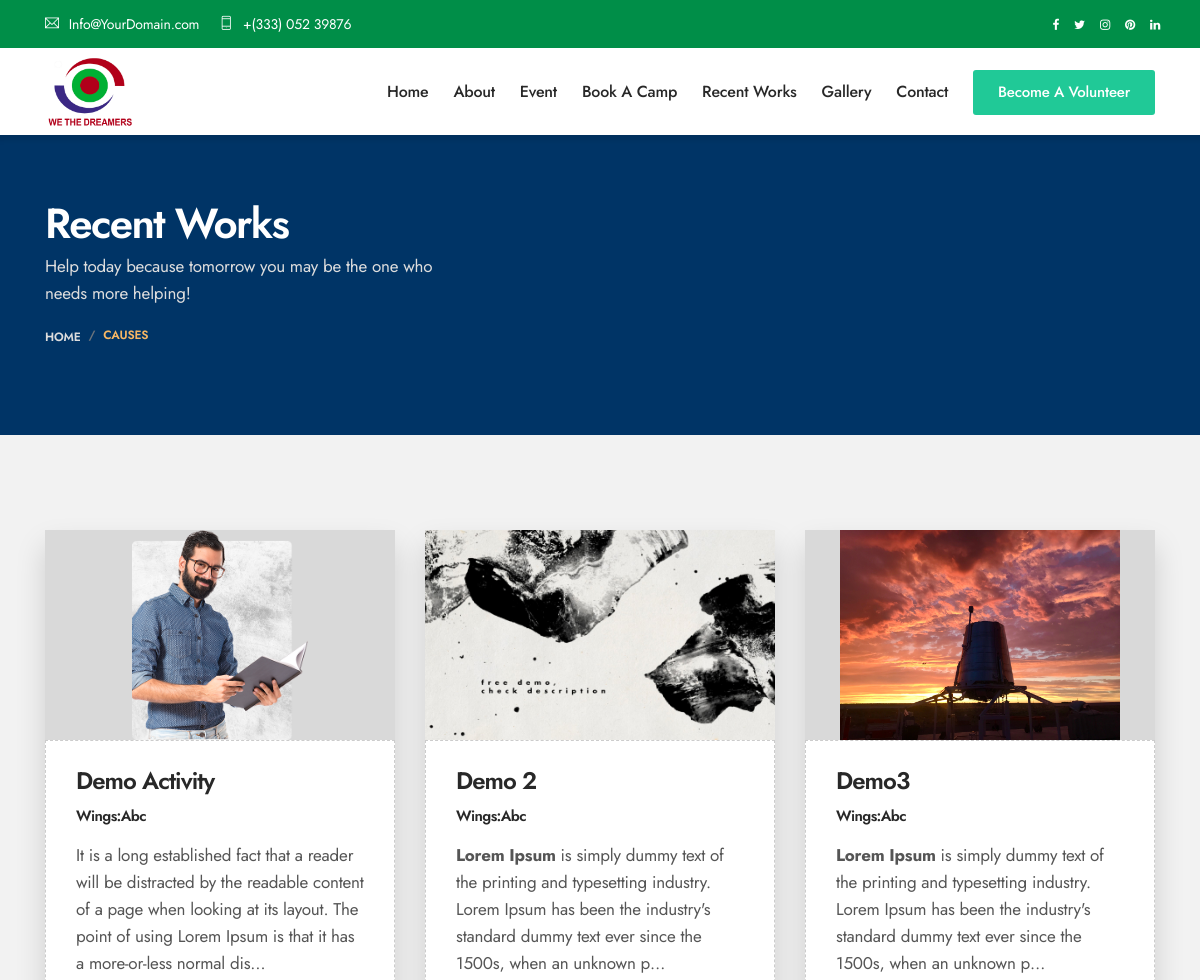
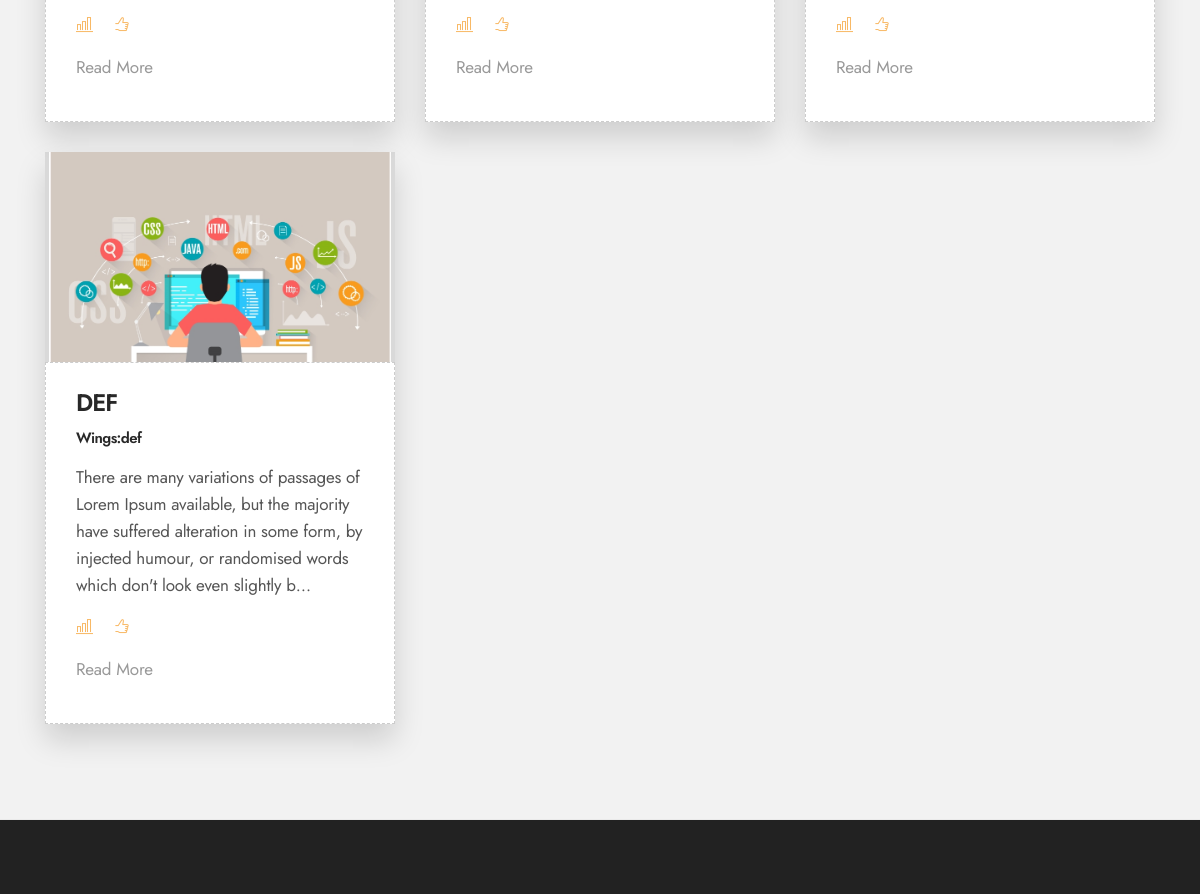
The app's page /recent/activity (upper part), older data (2 pictures, top to bottom).
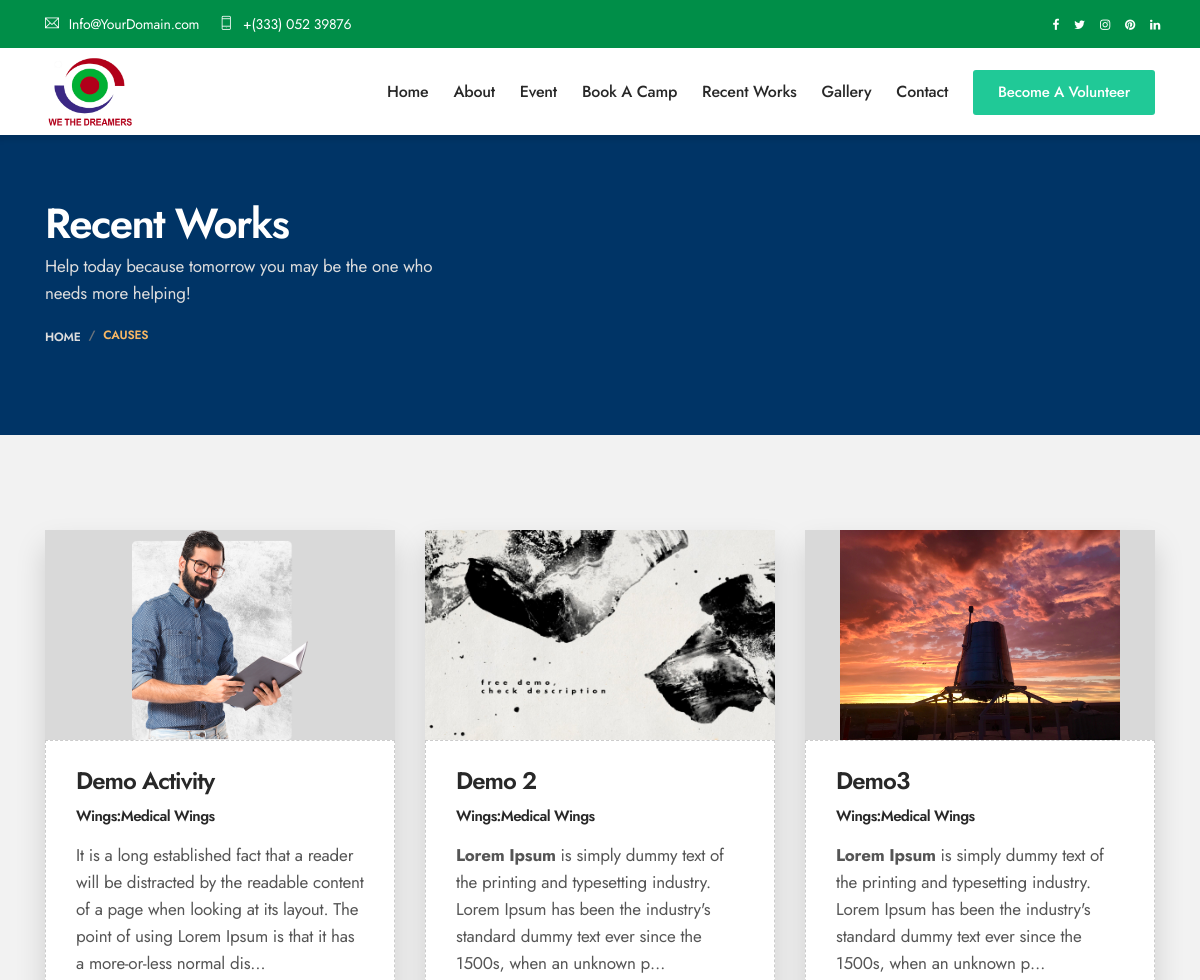
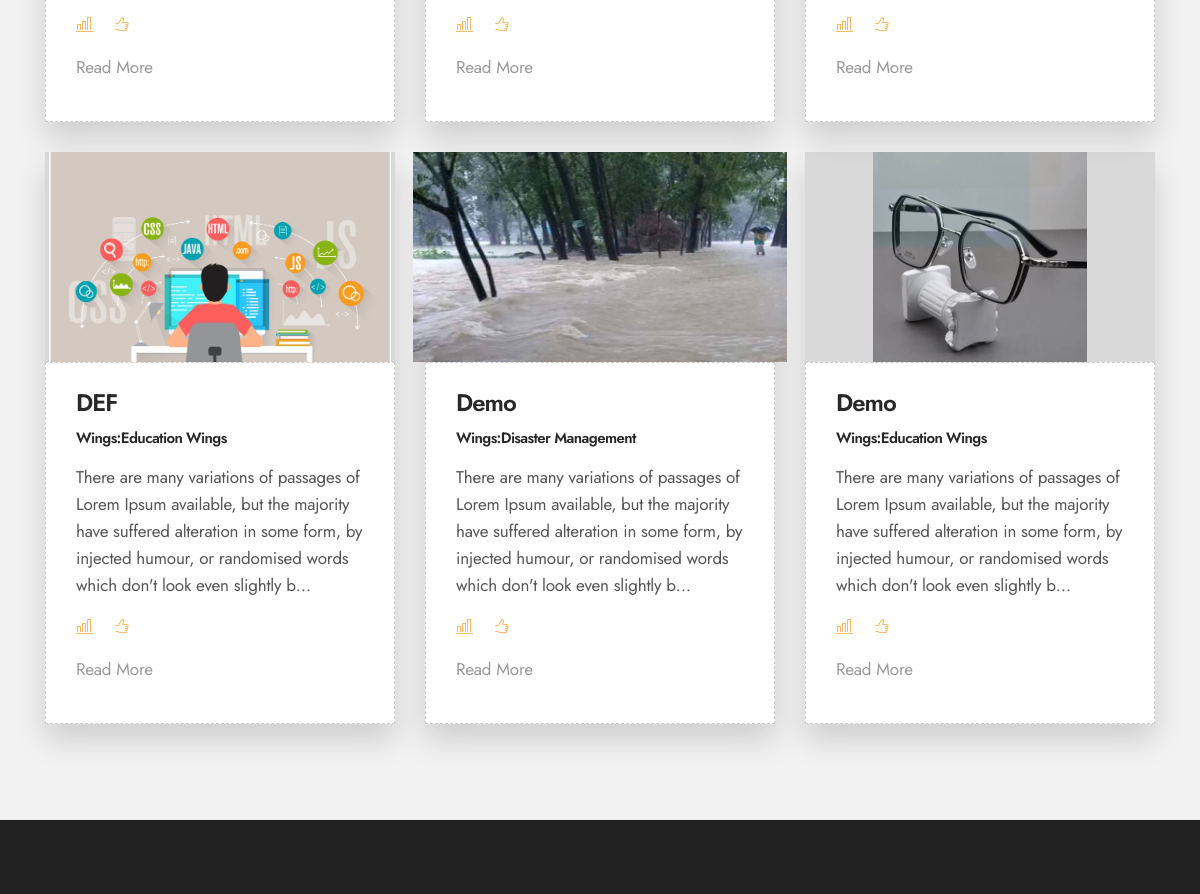
The same page, newer data (2 pictures, top to bottom).
### Home/models.py (models this page shows, shortened)
class OurActivity(models.Model):
    category = models.ForeignKey(Category, on_delete=models.CASCADE)
    uid = models.UUIDField(default=uuid.uuid4, editable=False, unique=True)
    title = models.CharField(max_length=100)
    image = models.ImageField(upload_to='recent/activity')
    description = RichTextField(max_length=1000, null=True, blank=True)
    image2 = models.ImageField(upload_to='recent/activity', null=True, blank=True)
    image3 = models.ImageField(upload_to='recent/activity', null=True, blank=True)
    description2 = RichTextField(max_length=1000, null=True, blank=True)

class Category(models.Model):
    uid = models.UUIDField(default=uuid.uuid4, editable=False, unique=True)
    name = models.CharField(max_length=100)
    slug = models.SlugField(unique=True, blank=True, null=True)
    def __str__(self):
        return self.name

### Home/views.py (the view)
# urls.py: path('recent/activity', views.recent_activaties,name='all'),
def recent_activaties(request):
    cat = Category.objects.all()
    activity = OurActivity.objects.all()
    return render(request, 'all_recent.html', {'cat': cat, 'activity': activity})

### template/all_recent.html (shortened to what this page needs)
{% extends "main.html" %}
{% block body %}
{% load static %}
<body>
        <div class="header-height"></div>
        <div class="pager-header">
            <div class="container">
                <div class="page-content">
                    <h2>Recent Works</h2>
                    <p>Help today because tomorrow you may be the one who <br>needs more helping!</p>
                    <ol class="breadcrumb">
                        <li class="breadcrumb-item"><a href="index.html">Home</a></li>
                        <li class="breadcrumb-item active">Causes</li>
                    </ol>
                </div>
            </div>
        </div>
        <section class="causes-section bg-grey bd-bottom padding">
            <div class="container">
                <div class="causes-wrap row">
                    {%for e in activity%}
                    <div class="col-md-4 padding-15">
                        <div class="causes-content">
                           <div class="causes-thumb">
                                <img src={{e.image.url}} alt="causes">
                           </div>
                            <div class="causes-details">
                                <h3>{{ e.title }}</h3>
                                <h4>Wings:{{e.category}}</h4>
                                <p>{{ e.description |truncatechars:200|safe}}</p>
                                <div class="donation-box">
                                    <p><i class="ti-bar-chart"></i>{{e.date}}</p>
                                    <p><i class="ti-thumb-up"></i>{{e.time}}</p>
                                </div>
                                <a href="{% url 'details' uid=e.uid %}" class="read-more">Read More</a>
                            </div>
                        </div>
                    </div>
                    {%endfor%}
                </div>
            </div>
        </section>
        <section class="widget-section padding">
        </section>
    </body>
{% endblock body %}

Row changes from the older to the newer data that the page shows:
changed through a linked row, OurActivity "Demo Activity": category "Abc" → "Medical Wings"
changed through a linked row, OurActivity "Demo 2": category "Abc" → "Medical Wings"
changed through a linked row, OurActivity "Demo3": category "Abc" → "Medical Wings"
changed through a linked row, OurActivity "DEF": category "def" → "Education Wings"
added OurActivity: image (picture), title "Demo", category "Disaster Management", description "There are many variations of passages of Lorem Ipsum available, but the majority have suffered alteration in some form, by injected humour, or randomised words which don't look even slightly b…"
added OurActivity: image (picture), title "Demo", category "Education Wings", description "There are many variations of passages of Lorem Ipsum available, but the majority have suffered alteration in some form, by injected humour, or randomised words which don't look even slightly b…"
